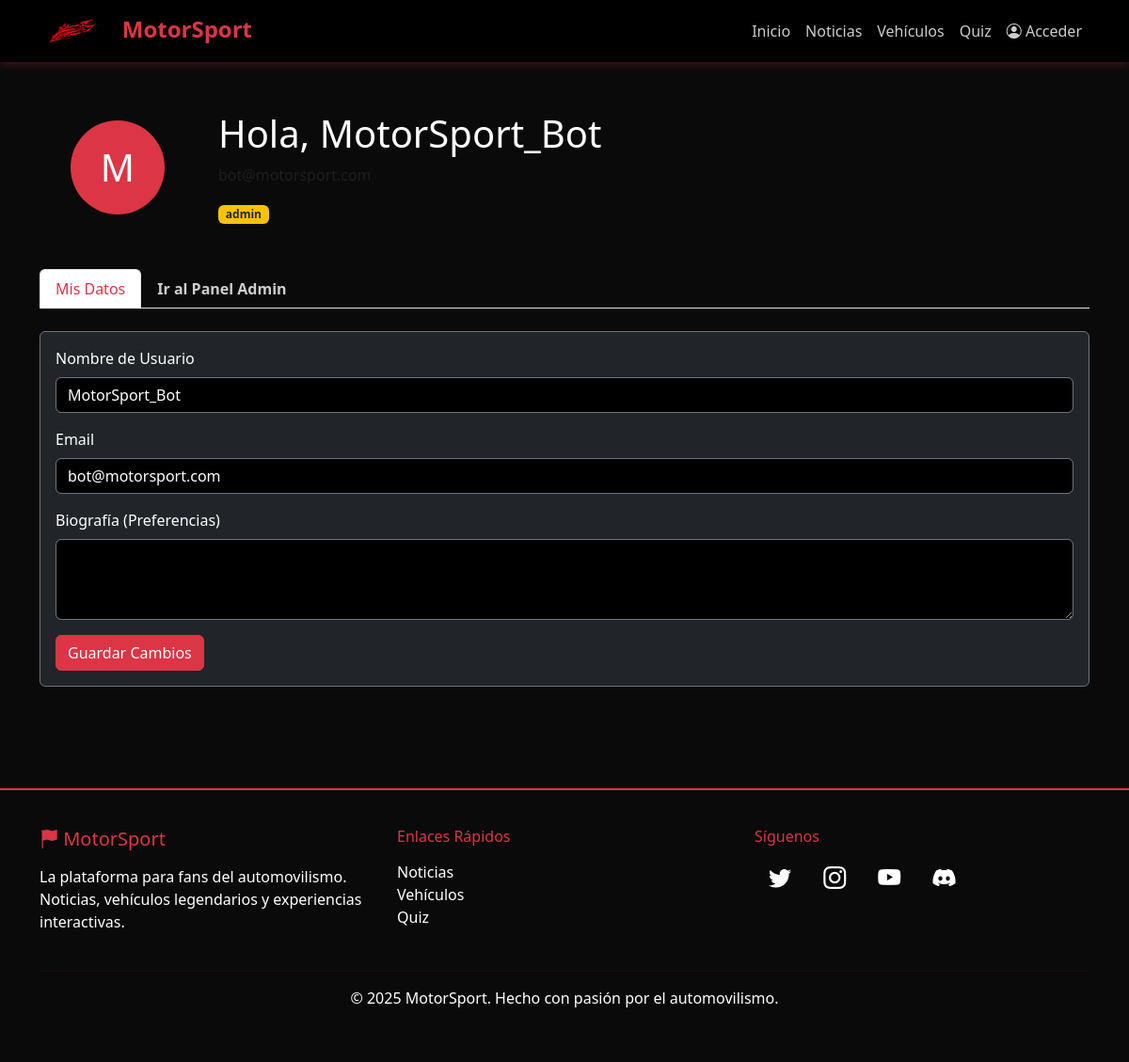
Screenshot of /perfil (signed in) with the database file from the repository.
### models.py (models this page shows, shortened)
class User(UserMixin, db.Model):
    __tablename__ = "users"
    id = db.Column(db.Integer, primary_key=True)
    username = db.Column(db.String(50), unique=True, nullable=False)
    email = db.Column(db.String(120), unique=True, nullable=False)
    password_hash = db.Column(db.String(255), nullable=False)
    role = db.Column(db.Enum("user", "editor", "admin"), default="user")
    settings = db.Column(db.JSON, nullable=True)  # Para preferencias del perfil
    score = db.Column(db.Integer, default=0)

### app.py (the view)
@app.route("/perfil")
@login_required
def perfil():
    return render_template("perfil.html")

### app.py (called while the page is built)
@login_manager.user_loader
def load_user(user_id):
    return User.query.get(int(user_id))

### templates/perfil.html (shortened to what this page needs)
{% extends "base.html" %}
{% block content %}
<div class="container py-5">
    <div class="row align-items-center mb-5">
        <div class="col-md-2 text-center">
            <div class="bg-danger text-white rounded-circle d-flex align-items-center justify-content-center mx-auto"
                style="width: 100px; height: 100px; font-size: 2.5rem;">
                {{ current_user.username[0] | upper }}
            </div>
        </div>
        <div class="col-md-10">
            <h1 class="text-white">Hola, {{ current_user.username }}</h1>
            <p class="text-muted">{{ current_user.email }}</p>
            <span class="badge bg-warning text-dark">{{ current_user.role }}</span>
        </div>
    </div>
    <ul class="nav nav-tabs mb-4" id="myTab" role="tablist">
        <li class="nav-item">
            <button class="nav-link active" id="datos-tab" data-bs-toggle="tab" data-bs-target="#datos"
                type="button">Mis Datos</button>
        </li>
        {% if current_user.role == 'admin' %}
        <li class="nav-item">
            <a class="nav-link text-danger fw-bold" href="{{ url_for('admin_panel') }}">Ir al Panel Admin</a>
        </li>
        {% endif %}
    </ul>
    <div class="tab-content" id="myTabContent">
        <div class="tab-pane fade show active" id="datos">
            <div class="card bg-dark text-white border-secondary">
                <div class="card-body">
                    <form action="{{ url_for('editar_perfil') }}" method="POST">
                        <div class="mb-3">
                            <label class="form-label">Nombre de Usuario</label>
                            <input type="text" name="username" class="form-control bg-black text-white border-secondary"
                                value="{{ current_user.username }}">
                        </div>
                        <div class="mb-3">
                            <label class="form-label">Email</label>
                            <input type="email" name="email" class="form-control bg-black text-white border-secondary"
                                value="{{ current_user.email }}">
                        </div>
                        <div class="mb-3">
                            <label class="form-label">Biografía (Preferencias)</label>
                            <textarea name="bio" class="form-control bg-black text-white border-secondary"
                                rows="3">{{ current_user.settings.get('bio', '') if current_user.settings else '' }}</textarea>
                        </div>
                        <button type="submit" class="btn btn-danger">Guardar Cambios</button>
                    </form>
                </div>
            </div>
        </div>
    </div>
</div>
{% endblock %}

### templates/base.html (style rules this page uses)
:root { --primary-color: #dc3545; --secondary-color: #212529; --accent-color: #ffc107; }
body { font-family: 'Segoe UI', Tahoma, Geneva, Verdana, sans-serif; background-color: #0a0a0a; color: #ffffff; min-height: 100vh; }
.nav-link { color: rgba(255, 255, 255, 0.8) !important; transition: color 0.3s; }
.nav-link:hover, .nav-link.active { color: var(--primary-color) !important; }

### rows the page displays
User: username "M", username "MotorSport_Bot", email "bot@motorsport.com", role "admin"
